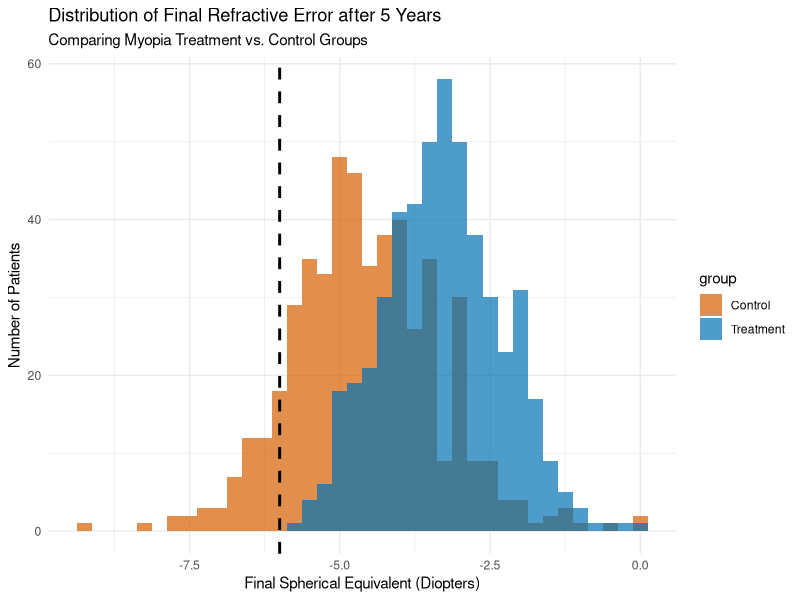

The R script that drew this image: (Note: this script raises an error after producing the figure.)
# BIOSTATS 1: R for Optometry - Simulation Examples
# This script demonstrates two types of simulations in R:
# 1. A clinically relevant model of myopia progression.
# 2. A fun, corrected simulation of a Blackjack-like "hit until you bust" game.

# --- 1. SETUP ---
# It's good practice to start with a clean environment.
rm(list = ls())

# Load the tidyverse package for data manipulation and plotting.
library(tidyverse)

# For reproducibility, we set a "seed." This ensures that the "random" numbers
# we generate will be the same every time we run the script.
set.seed(222)


# --- Example 1: Simulating Myopia Progression (Clinical Simulation) ---

## SETUP: SIMULATION PARAMETERS ##
n_patients <- 1000 # Number of patients in our simulation
sim_years <- 5      # How many years we will simulate progression for

# Baseline Clinical Parameters (Year 0)
mean_baseline_se <- -1.50 # Average starting prescription (in Diopters)
sd_baseline_se <- 0.75    # Variability in the starting prescription

# Progression & Treatment Parameters
mean_progression_rate <- -0.60 # Average progression per year without treatment
sd_progression_rate <- 0.20     # How much progression varies between patients
treatment_efficacy <- 0.40      # Treatment slows progression by 40%
high_myopia_threshold <- -6.00  # Clinical threshold for high myopia


## THE SIMULATION: A TIDYVERSE APPROACH ##
# We generate our entire dataset at once for speed and clarity.
myopia_study_data <- tibble(
  patient_id = 1:n_patients,
  group = if_else(patient_id <= n_patients / 2, "Treatment", "Control"),
  baseline_se = rnorm(n_patients, mean = mean_baseline_se, sd = sd_baseline_se),
  annual_progression = rnorm(n_patients, mean = mean_progression_rate, sd = sd_progression_rate)
) %>%
mutate(
  final_progression_rate = if_else(group == "Treatment",
                                   annual_progression * (1 - treatment_efficacy),
                                   annual_progression),
  final_se = baseline_se + (final_progression_rate * sim_years),
  is_high_myope = if_else(final_se <= high_myopia_threshold, "Yes", "No")
)


## ANALYSIS & VISUALIZATION (MYOPIA) ##
# We can use `group_by()` and `summarize()` to get key metrics for each group.
clinical_outcomes <- myopia_study_data %>%
  group_by(group) %>%
  summarize(
    number_of_patients = n(),
    avg_final_se = mean(final_se),
    prevalence_high_myopia = mean(is_high_myope == "Yes") * 100
  )

# Print the summary table.
print(clinical_outcomes)

# Visualize the distribution of final prescriptions.
ggplot(myopia_study_data, aes(x = final_se, fill = group)) +
  geom_histogram(binwidth = 0.25, alpha = 0.7, position = "identity") +
  geom_vline(xintercept = high_myopia_threshold, linetype = "dashed", color = "black", size = 1) +
  scale_fill_manual(values = c("Treatment" = "#0072B2", "Control" = "#D55E00")) +
  labs(
    title = "Distribution of Final Refractive Error after 5 Years",
    subtitle = "Comparing Myopia Treatment vs. Control Groups",
    x = "Final Spherical Equivalent (Diopters)",
    y = "Number of Patients"
  ) +
  theme_minimal()

---

# --- Example 2: "Hit Until You Bust" Game (Corrected Logic) ---

## SETUP: GAME PARAMETERS & FUNCTIONS ##
# Define the card deck. Ace is 11, face cards are 10.
cards <- c(2, 3, 4, 5, 6, 7, 8, 9, 10, 10, 10, 10, 11)

# Function to play a single hand according to the original "hit until bust" rule.
play_one_hand_original_logic <- function() {
  # Start with an initial two-card hand.
  current_score <- sum(sample(cards, 2, replace = TRUE))
  num_hits <- 0

  # This `while` loop continues to add cards as long as the score is 21 or less.
  # Once the score is over 21, the loop terminates and the hand is a "bust".
  # This now correctly reflects the logic of your original script.
  while (current_score <= 21) {
    new_card <- sample(cards, 1, replace = TRUE)
    current_score <- current_score + new_card
    num_hits <- num_hits + 1
  }
  
  # This simulates a very rare event happening during the hand.
  # The t-distribution with df=1 is very wide, so drawing a value > 6 is rare.
  rare_event_occurred <- if_else(rt(1, df = 1) > 6, 1, 0)

  # Return the results of the hand as a named list.
  return(list(
    final_score = current_score,
    hits_taken = num_hits,
    rare_event = rare_event_occurred
  ))
}

## THE SIMULATION: A MODERN R APPROACH ##
# We'll play the game 10,000 times.
n_hands <- 10000

# `purrr::map_dfr()` runs our function `n_hands` times and stacks the
# results into a clean data frame. This replaces the original `for` loop.
game_data <- map_dfr(1:n_hands, ~play_one_hand_original_logic())

## ANALYSIS & VISUALIZATION (GAME) ##
# Let's look at the first few hands played.
head(game_data)

# Calculate summary statistics for our game results.
game_summary <- game_data %>%
  summarize(
    avg_bust_score = mean(final_score),
    avg_hits_per_hand = mean(hits_taken),
    rare_event_percentage = mean(rare_event == 1) * 100
  )

# Print the game summary.
print(game_summary)

# Visualize the distribution of the final "bust" scores.
ggplot(game_data, aes(x = final_score)) +
  geom_histogram(binwidth = 1, fill = "#D55E00", color = "white") +
  geom_vline(xintercept = 22, linetype = "dashed", color = "black", size = 1,
             aes(caption="Lowest possible bust score")) +
  labs(
    title = "Distribution of Final Scores in 'Hit Until You Bust' Game",
    subtitle = "All scores are 'busts' (greater than 21)",
    x = "Final Score",
    y = "Number of Hands"
  ) +
  theme_minimal()
